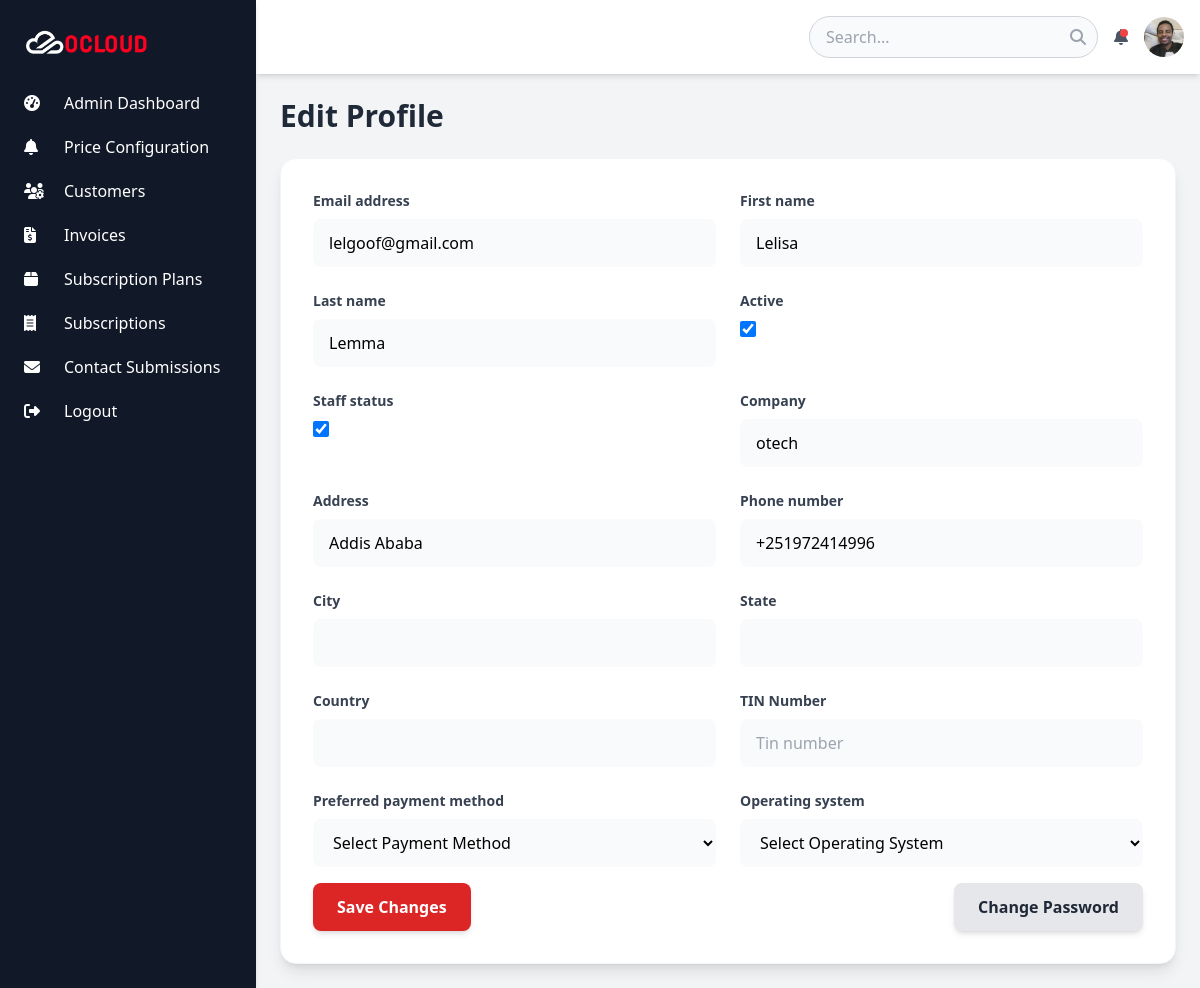
Page /accounts/profile/edit/ (signed in) on the committed database.
### accounts/models.py (models this page shows, shortened)
class CustomUser(AbstractUser):
    company_name = models.CharField("Company name", max_length=255, blank=True, null=True)
    address = models.TextField("Address", blank=True, null=True)
    phone_number = models.CharField("Phone number", max_length=50, blank=True, null=True)
    vat_number = models.CharField("VAT number", max_length=100, blank=True, null=True)

### accounts/views.py (the view)
# urls.py: path("profile/edit/", ProfileEditView.as_view(), name="profile_edit"),
class ProfileEditView(LoginRequiredMixin, UpdateView):
    model = CustomUser
    form_class = CustomUserChangeForm
    template_name = "accounts/profile_edit.html"
    success_url = reverse_lazy("accounts:profile")
    def get_object(self, queryset=None):
        return self.request.user

### templates/accounts/profile_edit.html (shortened to what this page needs)
{% extends "dashboard/common/base.html" %}
{% block content %}
<h1 class="text-3xl font-bold mb-6 text-gray-800">Edit Profile</h1>
<form method="post" class="bg-white p-8 rounded-2xl shadow-lg border border-gray-100">
  <div class="grid md:grid-cols-2 gap-6">
    {% for field in form %}
      <div>
        <label class="block text-sm font-semibold text-gray-700 mb-2">
          {{ field.label }}
        </label>
        {{ field }}
      </div>
    {% endfor %}
  </div>
<div class="flex justify-between items-center mt-4">
  <button type="submit"
    class="px-6 py-3 bg-red-600 text-white font-semibold rounded-lg shadow-md hover:bg-gray-900 transition-colors duration-300">
    Save Changes
  </button>
  <a href="{% url 'accounts:password_change' %}"
     class="px-6 py-3 bg-gray-200 text-gray-800 font-semibold rounded-lg shadow-md hover:bg-gray-300 transition-colors duration-300">
    Change Password
  </a>
</div>
</form>
{% endblock %}

### templates/dashboard/common/base.html (shortened to what this page needs)
{% load static %}
<!DOCTYPE html>
<html lang="en">
<head>
    <script src="https://cdn.tailwindcss.com"></script>
    <link rel="stylesheet" href="https://cdnjs.cloudflare.com/ajax/libs/font-awesome/6.5.2/css/all.min.css">
</head>
<body class="bg-gray-100 font-sans transition-colors duration-300" id="theme-body">
    <div class="relative min-h-screen md:flex">
        {% include 'dashboard/common/sidebar.html' %}
        <div class="flex-1 flex flex-col">
            {% include 'dashboard/common/header.html' %}
            <main class="flex-1 p-6 bg-gray-100">
                {% block content %}
                {% endblock %}
            </main>
        </div>
    </div>
</body>
</html>

### templates/dashboard/common/sidebar.html (shortened to what this page needs)
{% load static %}
<aside id="sidebar" class="sidebar bg-gray-900 text-white w-64 space-y-6 py-7 px-2 absolute inset-y-0 left-0 transform -translate-x-full md:relative md:translate-x-0 z-30 transition-all duration-300 shadow-md">
    <a href="{% url 'core:dashboard' %}" class="flex items-center space-x-3 px-4">
        <img src="{% static 'img/logo.png' %}" alt="Logo" class="w-32">
    </a>
    <nav>
        {% if user.is_superuser %}
            <a href="{% url 'core:billing_dashboard' %}" class="flex items-center py-2.5 px-4 rounded transition duration-200 hover:bg-gray-700 {% if model_code == 'BillingDashboard' %}active-nav-dark{% endif %}">
                <i class="fas fa-tachometer-alt w-6"></i>
                <span class="ml-4">Admin Dashboard</span>
            </a>
            <a href="{% url 'core:price_configuration' %}" class="flex items-center py-2.5 px-4 rounded transition duration-200 hover:bg-gray-700 {% if model_code == 'PriceConfiguration' %}active-nav-dark{% endif %}">
                <i class="fas fa-bell w-6"></i>
                <span class="ml-4">Price Configuration</span>
            </a>
            <a href="{% url 'core:customer_list' %}" class="flex items-center py-2.5 px-4 rounded transition duration-200 hover:bg-gray-700 {% if model_code == 'Customer' %}active-nav-dark{% endif %}">
                <i class="fas fa-users-cog w-6"></i>
                <span class="ml-4">Customers</span>
            </a>
            <a href="{% url 'core:invoice_list' %}" class="flex items-center py-2.5 px-4 rounded transition duration-200 hover:bg-gray-700 {% if model_code == 'Invoice' %}active-nav-dark{% endif %}">
                <i class="fas fa-file-invoice-dollar w-6"></i>
                <span class="ml-4">Invoices</span>
            </a>
            <a href="{% url 'core:subscription_plan_list' %}" class="flex items-center py-2.5 px-4 rounded transition duration-200 hover:bg-gray-700 {% if model_code == 'SubscriptionPlan' %}active-nav-dark{% endif %}">
                <i class="fas fa-box w-6"></i>
                <span class="ml-4">Subscription Plans</span>
            </a>
            <a href="{% url 'core:subscription_list' %}" class="flex items-center py-2.5 px-4 rounded transition duration-200 hover:bg-gray-700 {% if model_code == 'Subscription' %}active-nav-dark{% endif %}">
                <i class="fas fa-receipt w-6"></i>
                <span class="ml-4">Subscriptions</span>
            </a>
            <a href="{% url 'core:contact_submission_list' %}" class="flex items-center py-2.5 px-4 rounded transition duration-200 hover:bg-gray-700 {% if model_code == 'ContactSubmission' %}active-nav-dark{% endif %}">
                <i class="fas fa-envelope w-6"></i>
                <span class="ml-4">Contact Submissions</span>
            </a>
        {% endif %}
        {% if user.is_authenticated %}
            <a href="{% url 'accounts:logout' %}" class="flex items-center py-2.5 px-4 rounded transition duration-200 hover:bg-gray-700">
                <i class="fas fa-sign-out-alt w-6"></i>
                <span class="ml-4">Logout</span>
            </a>
        {% else %}
            <a href="{% url 'accounts:login' %}" class="flex items-center py-2.5 px-4 rounded transition duration-200 hover:bg-gray-700">
                <i class="fas fa-sign-in-alt w-6"></i>
                <span class="ml-4">Login</span>
            </a>
        {% endif %}
    </nav>
</aside>

### templates/dashboard/common/header.html (shortened to what this page needs)
{% load static %}
<header class="bg-white shadow-md p-4 flex justify-between items-center relative z-10">
    <div class="flex items-center space-x-4 ml-auto">
        <div class="relative">
            <input type="text" placeholder="Search..." class="w-full pl-4 pr-10 py-2 border rounded-full focus:outline-none focus:ring-2 focus:ring-indigo-500 bg-gray-50 text-gray-800 border-gray-300">
            <span class="absolute inset-y-0 right-0 flex items-center pr-3">
                <i class="fas fa-search text-gray-400"></i>
            </span>
        </div>
        <div class="relative">
            <button id="notification-button" class="flex items-center space-x-2 focus:outline-none relative">
                <i class="fas fa-bell text-gray-600"></i>
                <span class="absolute top-0 right-0 h-2 w-2 bg-red-500 rounded-full"></span>
            </button>
        </div>
        <div class="relative">
            <button id="user-menu-button" class="flex items-center space-x-2 focus:outline-none">
                <img src="{% static 'img/lela.jpg' %}" alt="Admin" class="w-10 h-10 rounded-full">
            </button>
        </div>
    </div>
</header>

### templates/dashboard/common/base.html (style rules this page uses)
.sidebar { transition: transform 0.2s ease-in-out; }

### rows in the picture
CustomUser: form "lelgoof@gmail.com" "Lelisa" "Lemma" "☑" "☑" "otech" "Addis Ababa" "+251972414996"

### other values in the picture
{{ field.label }} "Email address" "First name" "Last name" "Active" "Staff status" "Company" "Address" "Phone number" "City" "State" "Country" "TIN Number" "Preferred payment method" "Operating system"
